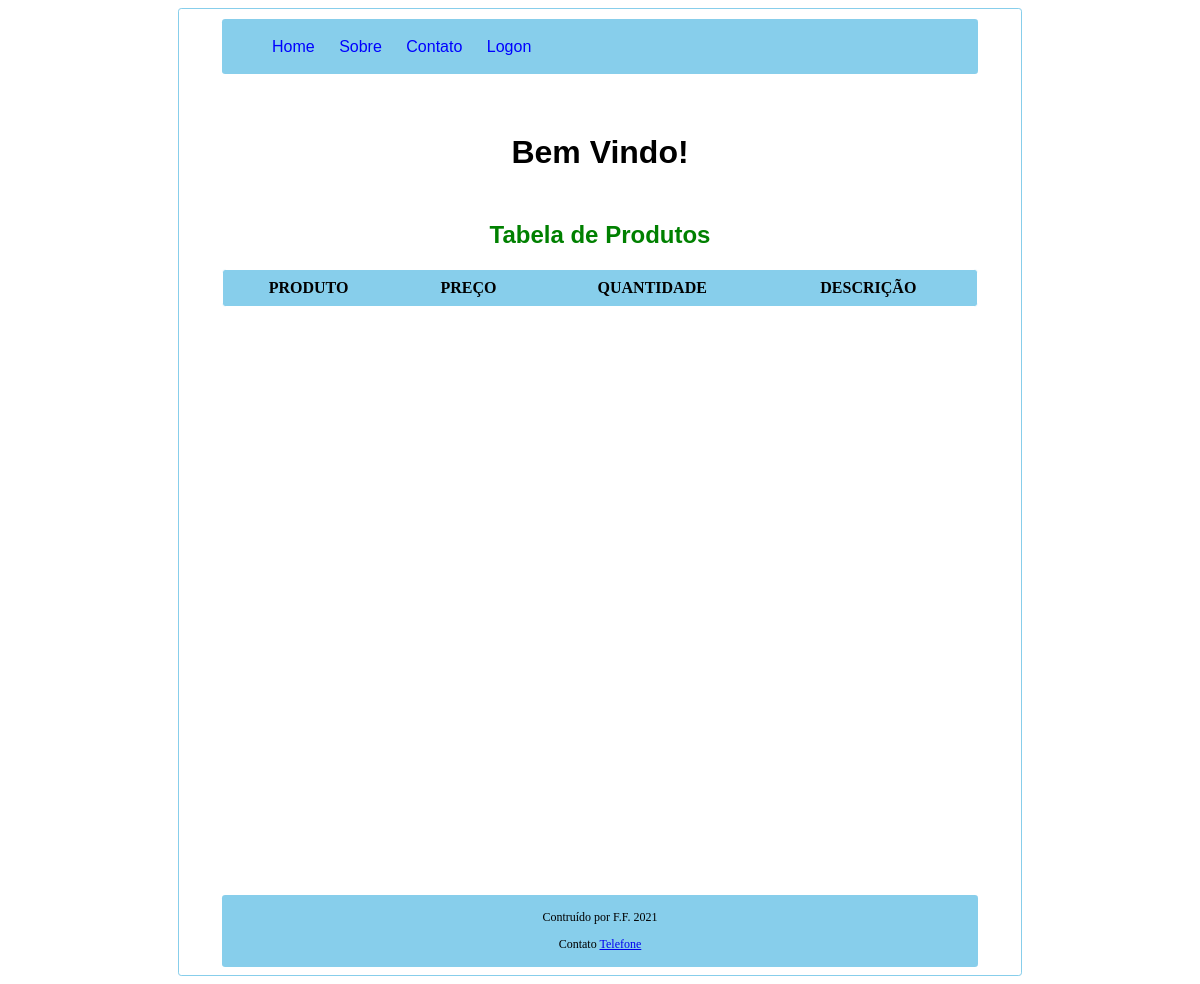
/, run on an earlier commit of the app's database.
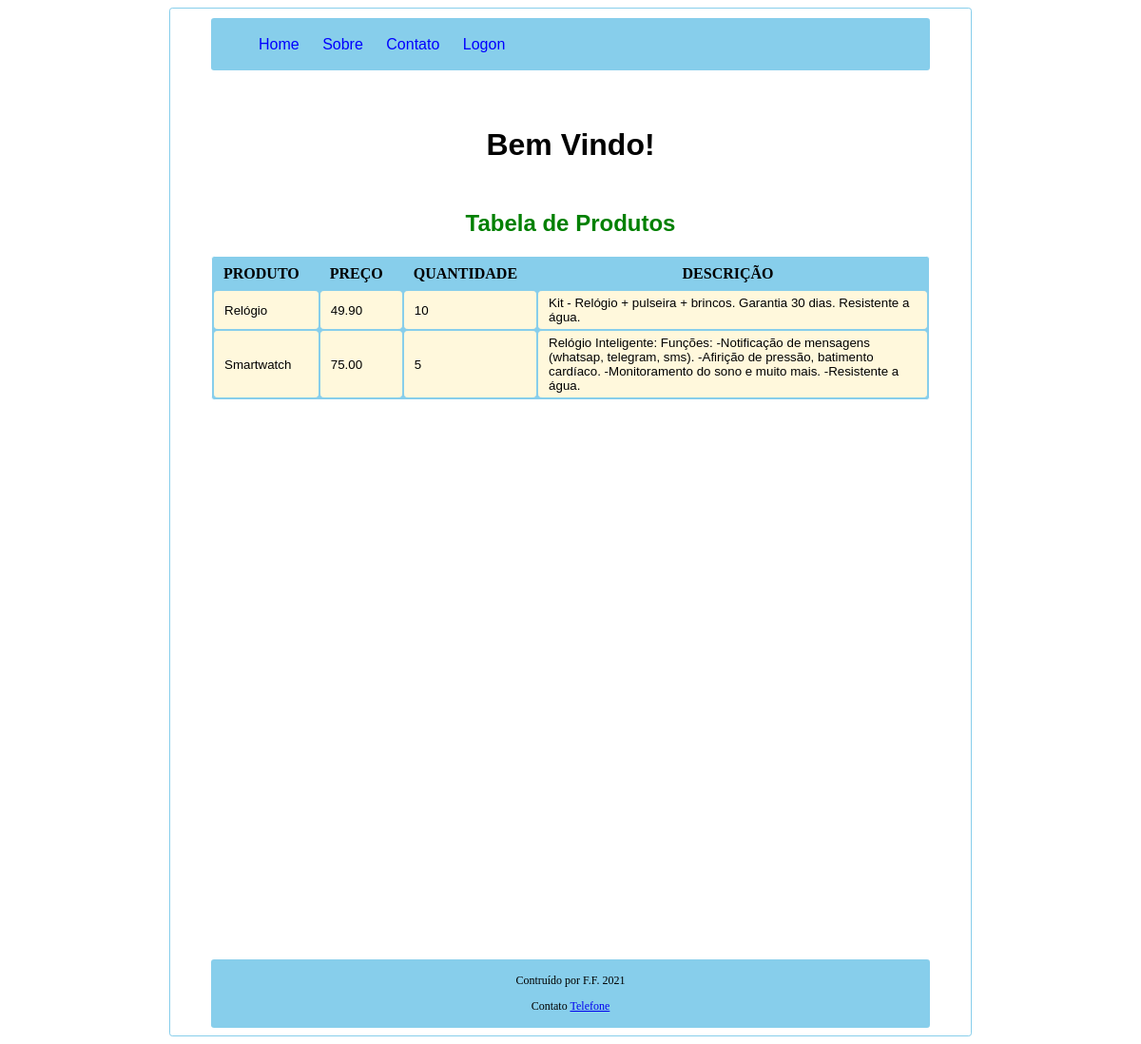
And on a later commit of the database.
### my_site/models.py (models this page shows, shortened)
class Produtos(models.Model):
    data = models.DateField(auto_now_add=True)
    produto = models.CharField(max_length=40)
    quantidade = models.DecimalField(max_digits=5, decimal_places=0)
    preço = models.DecimalField(max_digits=7, decimal_places=2)
    descrição = models.TextField(blank=False, null=False)
    class Meta:
        verbose_name_plural = "Produtos"

### my_site/views.py (the view)
# urls.py: path('', home),
def home(request):
    produtos = Produtos.objects.all()
    return render(request, 'site/main.html', {'produtos': produtos})

### my_site/templates/site/main.html (shortened to what this page needs)
<!DOCTYPE html>
<html lang="en">
<head>
    {% block conteudo %}
</head>
<body>
    <header>
        <nav id=menu>
            <ul>
                <li><a href="http://127.0.0.1:8000/">Home</a></li>
                <li><a href="http://127.0.0.1:8000/sobre">Sobre</a></li>
                <li><a href="http://127.0.0.1:8000/contato">Contato</a></li>
                <li><a href="http://127.0.0.1:8000/admin">Logon</a></li>
            </ul>
        </nav>
        <h1>Bem Vindo!</h1>
    </header>
    <main>
        <h2>Tabela de Produtos</h2>
        <table id='tabela_produtos'>
            <tr id="titulo_produto">
                <th>PRODUTO</th>
                <th>PREÇO</th>
                <th>QUANTIDADE</th>
                <th>DESCRIÇÃO</th>
            </tr>
            {% for produto in produtos %}
            <tr id="produtos_inseridos">
                <td>{{produto.produto}}</td>
                <td>{{produto.preço}}</td>
                <td>{{produto.quantidade}}</td>
                <td>{{produto.descrição}}</td>
            </tr>
            {% endfor %}
        </table>
    </main>
    <footer>
        <p>Contruído por F.F. 2021</p>
        <p>Contato <a href="tel: (11) 9876-1234">Telefone</a></p>
    </footer>
</body>
    {% endblock %}
</html>

### my_site/templates/site/main.html (style rules this page uses)
body { background-color: white; padding-right: 1px; padding-left: 1px; border: 1px solid skyblue; border-radius: 0.2rem; width: 70%; margin-left: auto; margin-right: auto; }
#menu { font-family: Verdana, Geneva, Tahoma, sans-serif; color: transparent; background-color: skyblue; border-radius: 0.2rem; padding: 0.5px 0px 0.5px 0px; margin-top: 10px; margin-bottom: 20px; margin-right: auto; margin-left: auto; width: 90% }
#menu ul li { display: inline; }
#menu a { color: blue; padding: 2px 10px; display: inline-block; text-decoration: none; }
header h1 { font-family: Arial, Helvetica, sans-serif; text-align: center; margin-top: 60px; }
main h2 { color: green; font-family: Arial, Helvetica, sans-serif; text-align: center; margin-top: 50px; }
#tabela_produtos { border: 1px solid white; background-color: skyblue; border-radius: 0.2rem; margin-top: 20px; width: 90%; margin-right: auto; margin-left: auto; }
#titulo_produto th { padding: 7px 20px 7px 10px; }
td { font-family: Verdana, Geneva, Tahoma, sans-serif; font-size: 10pt; border: 1px solid #FFF8DC; border-radius: 0.2rem; padding: 4px 0px 4px 10px; background-color: #FFF8DC; }
footer { margin-top: 70%; margin-bottom: 1%; background-color: skyblue; border-radius: 0.2rem; width: 90%; margin-left: auto; margin-right: auto; padding: 3px 0px 3px 0px; }
footer p { font-size: 9pt; text-align: center; }

What changed in the data, as far as the page shows it:
added Produtos: produto "Relógio", preço "49.90", quantidade "10", descrição "Kit - Relógio + pulseira + brincos. Garantia 30 dias. Resistente a água."
added Produtos: produto "Smartwatch", preço "75.00", quantidade "5", descrição "Relógio Inteligente: Funções: -Notificação de mensagens (whatsap, telegram, sms). -Afirição de pressão, batimento cardíaco. -Monitoramento do sono e muito mais. -Resistente a água."
